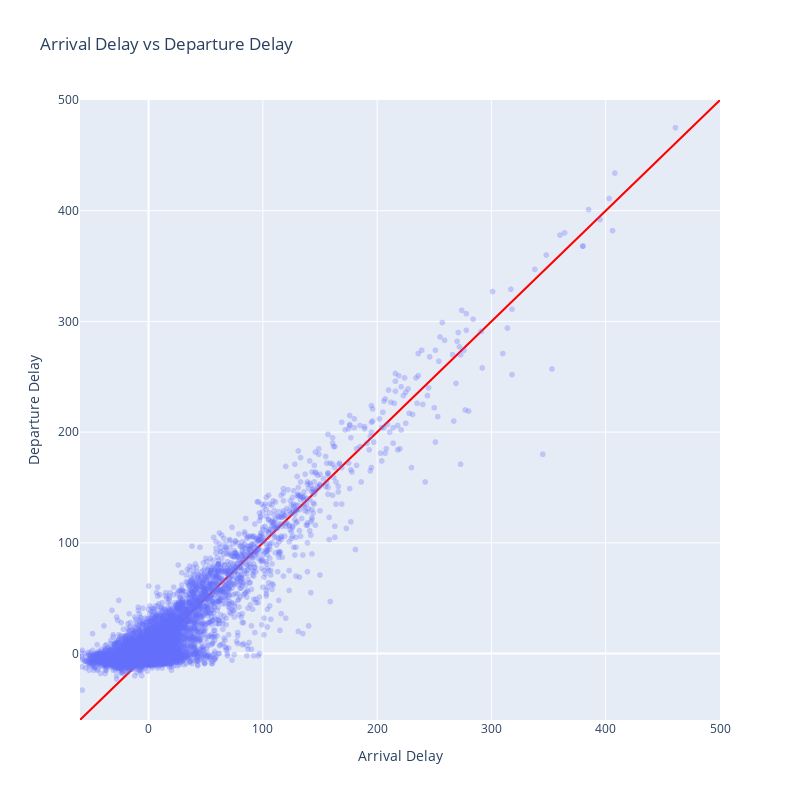

Source (notebook cell):
### Markdown cell above
We can also modify the text inside the hover box. By default, plotly produces a hover box with those columns that are used in the plot. We can customize the hover box by using the `hover_data` parameter to add additional columns to the hover box. We can also use the `hover_name` parameter to set a column that will be used as the main label in the hover box. Note that using unified hover mode will overwrite the styling of the hover box.

### Code cell
fig = px.scatter(data, x="arr_delay", y="dep_delay", opacity=0.3,
                 title="Arrival Delay vs Departure Delay",
                 labels={"arr_delay": "Arrival Delay", "dep_delay": "Departure Delay"},
                 hover_data=["origin", "dest"],
                 hover_name="flight")

fig.add_trace(go.Scatter(x=[-60, 500], y=[-60, 500], mode='lines', line=dict(color='red')))

fig.update_layout(width=800, height=800,
                  xaxis=dict(range=[-60, 500]),
                  yaxis=dict(range=[-60, 500]),
                  showlegend=False)

fig.show()

### Figure 1 — Plotly figure (JSON) as saved in the notebook; plotly's stock layout.template omitted (floating-point values rounded to 4 significant figures; data arrays with more than 128 entries replaced by an {"elided": "..."} marker saying what was removed)
{"data": [{"customdata": {"elided": "10000x2 str values"}, "hovertemplate": "<b>%{hovertext}</b><br><br>Arrival Delay=%{x}<br>Departure Delay=%{y}<br>origin=%{customdata[0]}<br>dest=%{customdata[1]}<extra></extra>", "hovertext": {"elided": "10000 float values"}, "legendgroup": "", "marker": {"color": "#636efa", "opacity": 0.3, "symbol": "circle"}, "mode": "markers", "name": "", "showlegend": false, "type": "scattergl", "x": {"elided": "10000 float values"}, "xaxis": "x", "y": {"elided": "10000 float values"}, "yaxis": "y"}, {"line": {"color": "red"}, "mode": "lines", "type": "scatter", "x": [-60, 500], "y": [-60, 500]}], "layout": {"height": 800, "legend": {"tracegroupgap": 0}, "showlegend": false, "title": {"text": "Arrival Delay vs Departure Delay"}, "width": 800, "xaxis": {"anchor": "y", "domain": [0, 1], "range": [-60, 500], "title": {"text": "Arrival Delay"}}, "yaxis": {"anchor": "x", "domain": [0, 1], "range": [-60, 500], "title": {"text": "Departure Delay"}}}}
